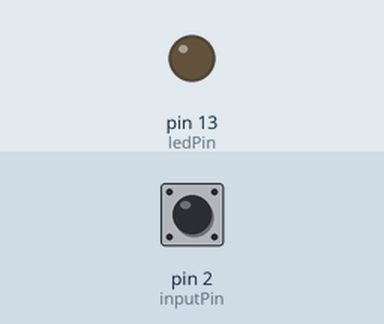
The sketch below on a simulated Arduino Uno, built with avr-gcc and run on an emulated ATmega328P. Parts: output pins drawn as LEDs (lit = HIGH). Inputs (shaded band) come from the test bench; at power-on: pin 2 (inputPin) HIGH.

Above: at 1.2 s.
1.3 s: pin 2 (inputPin) pulled LOW for 0.15 s
At 1.37 s:
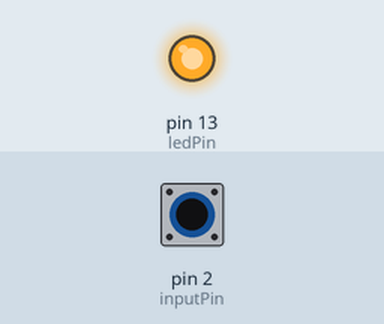
2.9 s: pin 2 (inputPin) pulled LOW for 3.2 s
At 7.3 s:
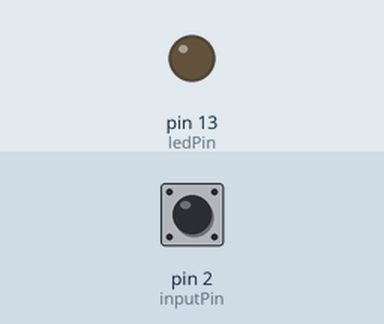
Timing chart, 0 to 8.8 s (numbered marks = the images above; inputs shaded):
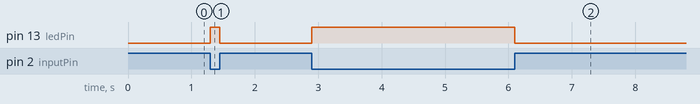

The sketch:

5.2_Using_a_Switch_Without_External_Resistors.ino
```cpp
/*
 * Elimate external pull-up resistors when connecting switches.
 *
 */

 const int ledPin = 13;
 const int inputPin = 2;


void setup() {
  pinMode(ledPin, OUTPUT);
  pinMode(inputPin, INPUT);
  digitalWrite(inputPin, HIGH); // turn on internall pull-up on the inputPin.

}

void loop() {
  int val = digitalRead(inputPin);
  if (val == HIGH)
    digitalWrite(ledPin, LOW); // Turn LED OFF
  else
    digitalWrite(ledPin, HIGH);

}
```

Measured:
- after the input at 1.3 s, pin 13 (ledPin): LOW → HIGH at once, → LOW 0.15 s later
- after the input at 2.9 s, pin 13 (ledPin): LOW → HIGH at once, → LOW 3.2 s later
